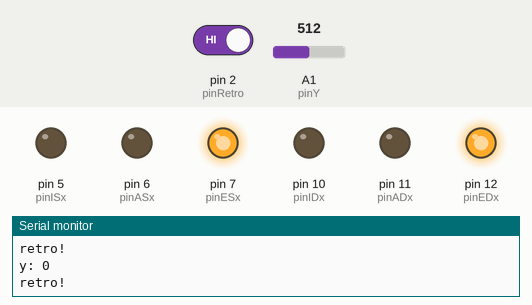
This sketch was run on a simulated Arduino Uno, built with avr-gcc and run on an emulated ATmega328P. Shown: output pins drawn as LEDs (lit = HIGH), the last lines printed to the serial monitor. The test bench sets the inputs (shaded band); at power-on: A1 (pinY) = 512, pin 2 (pinRetro) HIGH.

Above: at 1.2 s.
1.3 s: A1 (pinY) set to 538
At 1.7 s:
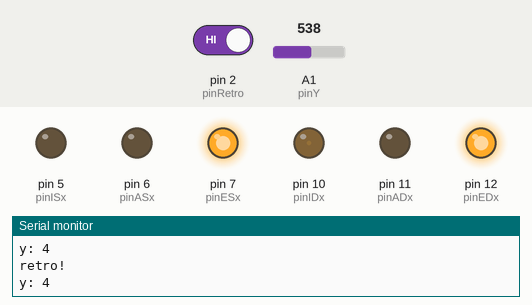
2.8 s: pin 2 (pinRetro) driven LOW
At 4.0 s:
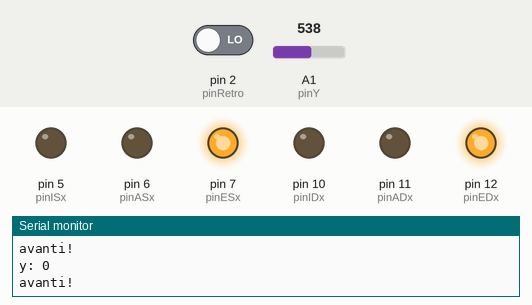
4.3 s: A1 (pinY) set to 499
7.3 s: A1 (pinY) set to 491
At 7.9 s:
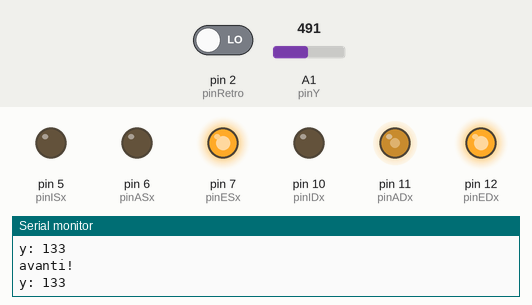
8.8 s: A1 (pinY) set to 306
At 9.2 s:
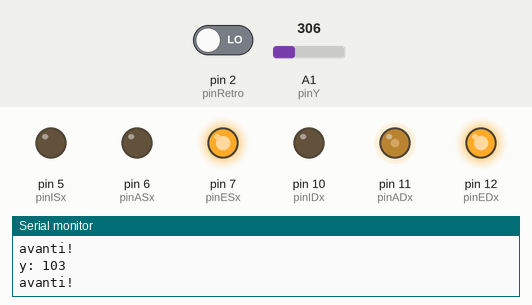
10.3 s: A1 (pinY) set to 122
At 11.6 s:
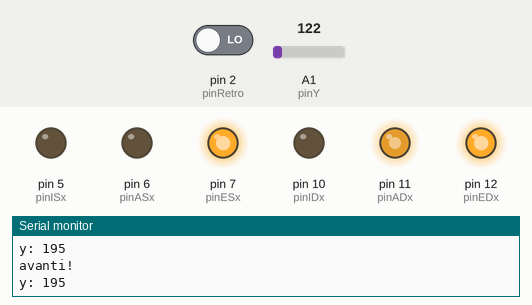
Timing chart, 0 to 12.8 s (numbered marks = the images above; inputs shaded):
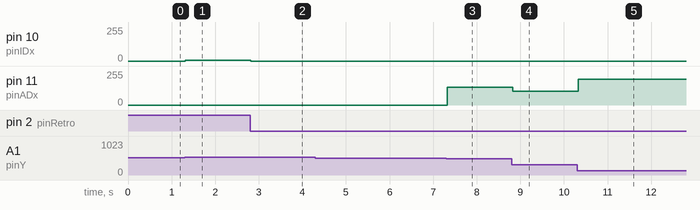

The sketch:

2_motori_BTS7960.ino
```cpp
const int SPEED_MAX = 255;
const int SPEED_MAX_RETRO = 60;

const int pinEDx = 12;
const int pinADx = 11;
const int pinIDx = 10;

const int pinESx = 7;
const int pinASx = 6;
const int pinISx = 5;

const int pinRetro = 2;

//input del joystick
const int pinX = A0;
const int pinY = A1;

int x = 0; // asse X --> direzione
int y = 0; // asse Y --> velocità
int x0; //valore "zero" dell'asse X (quando il joystick non è toccato)
int y0; //valore "zero" dell'asse Y (quando il joystick non è toccato)
int toll = 5; // tolleranza delle misure
int yPre = 0; // usato per capire se siamo in decellerazione


void setup() {
  Serial.begin(9600);

  pinMode(pinRetro, INPUT);
  pinMode(pinADx, OUTPUT);
  pinMode(pinIDx, OUTPUT);
  pinMode(pinEDx, OUTPUT);
  pinMode(pinASx, OUTPUT);
  pinMode(pinISx, OUTPUT);
  pinMode(pinESx, OUTPUT);

  y0 = analogRead(pinY)/4;
  x0 = analogRead(pinX)/4;

  digitalWrite(pinEDx, HIGH);
  digitalWrite(pinESx, HIGH);
}


void loop() {
  boolean retro = (digitalRead(pinRetro) == HIGH); //interruttore per abilitare la retromarcia

  y = analogRead(pinY)/4;

//il joistik tutto giù restituisce 255, tutto su restituisce 0
//l'asse Y va da 255 (tutto giù) a 0 (tutto su)
  y = 255 -y;

  //se retro disabilitata: disabilito il joistick indietro
  if(!retro){
    Serial.println("avanti!");
    if(y < (y0 - toll)){
      y = 0;
    }else if (y > (y0 + toll)){
      y = map(y, y0, 255, 1, 255);
    }else if (y > (y0 - toll) && y < (y0 + toll)){
      y = 0;
    }
    avanti(y);
  }else{ //retro attiva
    Serial.println("retro!");
    if(y >= (y0 + toll)){
      y = 0;
    }else if (y < (y0 - toll)){
      y = map(y, y0, 0, 1, 60);
    } else if (y > (y0 - toll) && y < (y0 + toll)){
      y = 0;
    }
    indietro(y);
  }
  yPre = y;
  Serial.println("y: "+String(y));

}


/*
void loop() {

  for(int v=0; v<256; v++){
    avanti(v);
    Serial.println(v);
    delay(50);
  }

  delay(5000);

  for(int v=0; v<256; v++){
    indietro(v);
    Serial.println(v);
    delay(50);
  }

  delay(5000);

}
*/


void avanti(int speed){
  if(speed > SPEED_MAX){
    speed = SPEED_MAX;
  }

  digitalWrite(pinEDx, HIGH);
  analogWrite(pinADx, speed);
  analogWrite(pinIDx, 0);
}

void indietro(int speed){
  if(speed > SPEED_MAX_RETRO){
    speed = SPEED_MAX_RETRO;
  }

  digitalWrite(pinEDx, HIGH);
  analogWrite(pinADx, 0);
  analogWrite(pinIDx, speed);
}
```

Measured:
- the behaviour switches between 492 and 491 on A1 (pinY) (found by bisection; images 2 and 3)
- after the input at 1.3 s, pin 10 (pinIDx): 0/255 → 4/255 at once
- after the input at 2.8 s, pin 10 (pinIDx): 4/255 → 0/255 at once
- after the input at 7.3 s, pin 11 (pinADx): 0/255 → 133/255 at once
- after the input at 8.8 s, pin 11 (pinADx): 133/255 → 103/255 at once
- after the input at 10.3 s, pin 11 (pinADx): 103/255 → 195/255 at once
